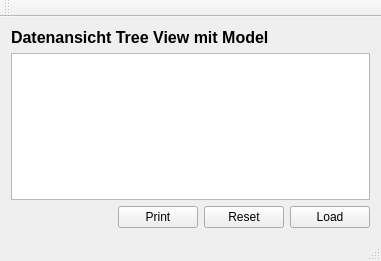
<?xml version="1.0" encoding="UTF-8"?>
<ui version="4.0">
 <class>MainWindow</class>
 <widget class="QMainWindow" name="MainWindow">
  <property name="geometry">
   <rect>
    <x>0</x>
    <y>0</y>
    <width>381</width>
    <height>261</height>
   </rect>
  </property>
  <property name="windowTitle">
   <string>MainWindow</string>
  </property>
  <widget class="QWidget" name="centralWidget">
   <layout class="QHBoxLayout" name="horizontalLayout_2">
    <item>
     <layout class="QVBoxLayout" name="verticalLayout">
      <item>
       <widget class="QLabel" name="label">
        <property name="font">
         <font>
          <pointsize>12</pointsize>
          <weight>75</weight>
          <bold>true</bold>
         </font>
        </property>
        <property name="text">
         <string>Datenansicht Tree View mit Model</string>
        </property>
       </widget>
      </item>
      <item>
       <widget class="QTreeView" name="treeView"/>
      </item>
      <item>
       <layout class="QHBoxLayout" name="horizontalLayout">
        <item>
         <spacer name="horizontalSpacer">
          <property name="orientation">
           <enum>Qt::Horizontal</enum>
          </property>
          <property name="sizeHint" stdset="0">
           <size>
            <width>40</width>
            <height>20</height>
           </size>
          </property>
         </spacer>
        </item>
        <item>
         <widget class="QPushButton" name="pushButtonPrint">
          <property name="text">
           <string>Print</string>
          </property>
         </widget>
        </item>
        <item>
         <widget class="QPushButton" name="pushButtonReset">
          <property name="text">
           <string>Reset</string>
          </property>
         </widget>
        </item>
        <item>
         <widget class="QPushButton" name="pushButtonLoad">
          <property name="text">
           <string>Load</string>
          </property>
         </widget>
        </item>
       </layout>
      </item>
     </layout>
    </item>
   </layout>
  </widget>
  <widget class="QMenuBar" name="menuBar">
   <property name="geometry">
    <rect>
     <x>0</x>
     <y>0</y>
     <width>381</width>
     <height>21</height>
    </rect>
   </property>
  </widget>
  <widget class="QToolBar" name="mainToolBar">
   <attribute name="toolBarArea">
    <enum>TopToolBarArea</enum>
   </attribute>
   <attribute name="toolBarBreak">
    <bool>false</bool>
   </attribute>
  </widget>
  <widget class="QStatusBar" name="statusBar"/>
 </widget>
 <layoutdefault spacing="6" margin="11"/>
 <resources/>
 <connections/>
</ui>
